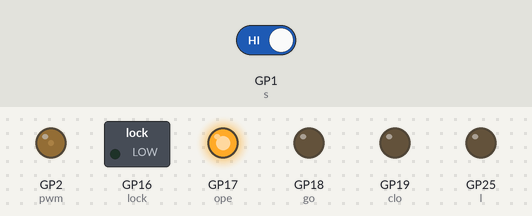
A program run on a simulated Raspberry Pi Pico running MicroPython. Shown: switched loads named in the program (green lamp = pin HIGH), output pins drawn as LEDs (lit = HIGH). Inputs (shaded band) come from the test bench; at power-on: GP1 (s) HIGH. What the program prints to the serial console is not drawn.

Above: at 1.2 s.
1.3 s: GP1 (s) driven LOW
At 2.9 s:
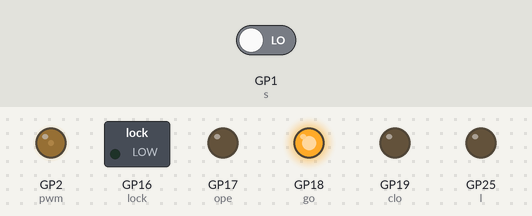
At 9.6 s:
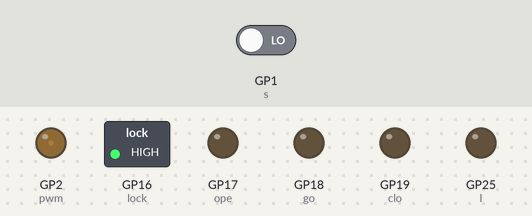
Timing chart, 0 to 11.1 s (numbered marks = the images above; inputs shaded):
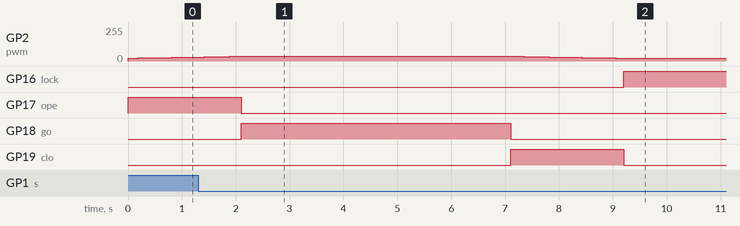

The program:

IR_door_control.py
```python
from time import sleep
from machine import Pin
from machine import PWM

l = Pin(25, Pin.OUT)
s = machine.Pin(1, Pin.IN, Pin.PULL_UP)
lock = machine.Pin(16, Pin.OUT)
ope = machine.Pin(17, Pin.OUT)
go = machine.Pin(18, Pin.OUT)
clo = machine.Pin(19, Pin.OUT)


pwm = PWM(Pin(2))
pwm.freq(50)

print("program start")
while True:
    if s() == 1:
        ope.value(1)
        lock.value(0)
        for pos in range(5500,9000,50):
            pwm.duty_u16(pos)
            sleep(0.03)
        go.value(1)
        ope.value(0)
        sleep(5)
        clo.value(1)
        go.value(0)
        for pos in range(9000, 5500, -50):
            pwm.duty_u16(pos)
            sleep(0.03)
        clo.value(0)
    else:
        lock.value(1)
```

Measured:
- after the input at 1.3 s, GP2 (pwm): goes on until 9.1 s, then stays 22/255; GP16 (lock): LOW → HIGH after 7.9 s; GP17 (ope): goes on until 2.1 s, then stays LOW; GP18 (go): goes on until 7.1 s, then stays LOW
